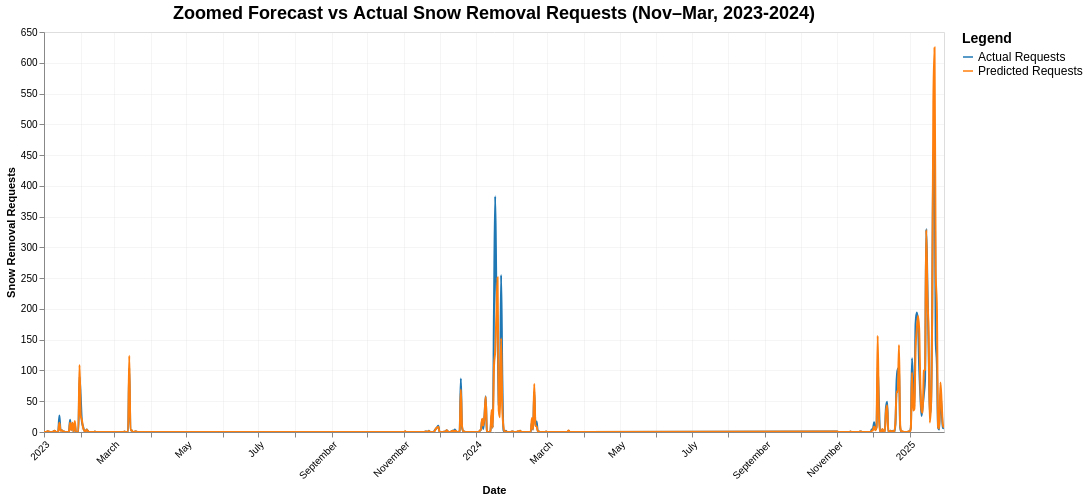

The cell this chart's notebook holds for it:
### Code cell
import altair as alt
import pandas as pd

# Prepare plot DataFrame
plot_df = pd.DataFrame({
    'date': y_test.index,
    'Actual Requests': y_test.values,
    'Predicted Requests': y_pred
})

# Melt to long format
plot_df_melt = plot_df.melt('date', var_name='Type', value_name='Requests')

# Filter only snow season months (November to March)
plot_df_melt_zoomed = plot_df_melt[
    (plot_df_melt['date'].dt.month <= 3) | (plot_df_melt['date'].dt.month >= 11)
]

# Better color scheme
color_scale = alt.Scale(domain=['Actual Requests', 'Predicted Requests'],
                        range=['#1f77b4', '#ff7f0e'])  # Blue and Orange

# Build Altair chart
zoomed_chart_better = alt.Chart(plot_df_melt_zoomed).mark_line(
    interpolate='monotone',  # smooth curves
    strokeWidth=2
).encode(
    x=alt.X('date:T', title='Date', axis=alt.Axis(labelAngle=-45)),
    y=alt.Y('Requests:Q', title='Snow Removal Requests', scale=alt.Scale(zero=True)),
    color=alt.Color('Type:N', scale=color_scale, title='Legend'),
    tooltip=[
        alt.Tooltip('date:T', title='Date'),
        alt.Tooltip('Type:N', title='Type'),
        alt.Tooltip('Requests:Q', title='Requests')
    ]
).properties(
    width=900,
    height=400,
    title=alt.TitleParams(
        text='Zoomed Forecast vs Actual Snow Removal Requests (Nov–Mar, 2023-2024)',
        fontSize=18,
        font='Arial',
        anchor='middle'
    )
).configure_axis(
    grid=True,
    gridOpacity=0.3
).configure_legend(
    titleFontSize=14,
    labelFontSize=12
).interactive()

zoomed_chart_better

### Figure 1 — Vega-Lite specification as saved in the notebook (floating-point values rounded to 4 significant figures; data arrays with more than 128 entries replaced by an {"elided": "..."} marker saying what was removed)
{"config": {"view": {"continuousWidth": 300, "continuousHeight": 300}, "axis": {"grid": true, "gridOpacity": 0.3}, "legend": {"labelFontSize": 12, "titleFontSize": 14}}, "data": {"name": "data-692af4992831a1fbaaa6135778f3d8c2"}, "mark": {"type": "line", "interpolate": "monotone", "strokeWidth": 2}, "encoding": {"color": {"field": "Type", "scale": {"domain": ["Actual Requests", "Predicted Requests"], "range": ["#1f77b4", "#ff7f0e"]}, "title": "Legend", "type": "nominal"}, "tooltip": [{"field": "date", "title": "Date", "type": "temporal"}, {"field": "Type", "title": "Type", "type": "nominal"}, {"field": "Requests", "title": "Requests", "type": "quantitative"}], "x": {"axis": {"labelAngle": -45}, "field": "date", "title": "Date", "type": "temporal"}, "y": {"field": "Requests", "scale": {"zero": true}, "title": "Snow Removal Requests", "type": "quantitative"}}, "height": 400, "params": [{"name": "param_2", "select": {"type": "interval", "encodings": ["x", "y"]}, "bind": "scales"}], "title": {"text": "Zoomed Forecast vs Actual Snow Removal Requests (Nov–Mar, 2023-2024)", "anchor": "middle", "font": "Arial", "fontSize": 18}, "width": 900, "$schema": "https://vega.github.io/schema/vega-lite/v5.8.0.json", "datasets": {"data-692af4992831a1fbaaa6135778f3d8c2": {"elided": "666 records"}}}
